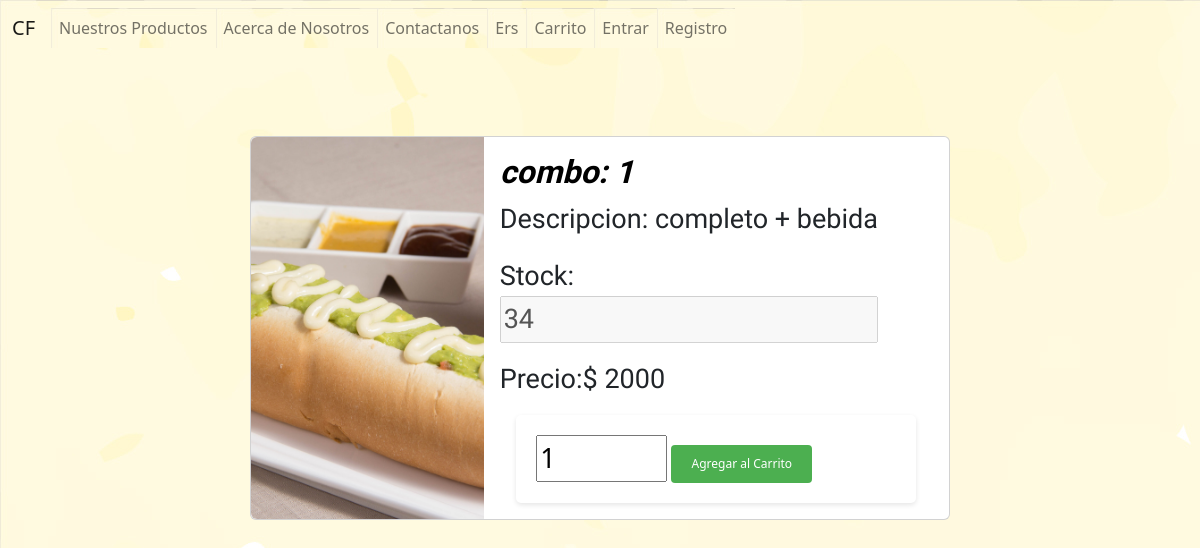
Screenshot of /personas/detalle/1 with the database file from the repository.
### personas/models.py (models this page shows)
class Combo(Model):
    id_combo = AutoField(primary_key=True)
    precio = IntegerField(null=False,blank=False)
    stock = IntegerField(null=False,blank=False)
    foto = CharField(max_length=100,null=False,blank=False)
    descripcion = CharField(max_length=100,null=False,blank=False)

### personas/views.py (the view, shortened to what this page needs)
# urls.py: path('detalle/<int:producto_id>',views.detalle, name='detalle'),
def detalle(request,producto_id):
    consulta_productos=Combo.objects.all()
    for producto in consulta_productos:
            if producto.id_combo==producto_id:
                context={"producto":producto,"consulta_productos":consulta_productos}
                break
    return render(request,'html/detalleProd.html',context)

### personas/templates/html/detalleProd.html (shortened to what this page needs)
{% extends 'html/navbarPadre.html'%}
{%block content%}
{% load static %}
<div class="container" style="display:flex;justify-content: center; padding-top: 80px;">
    <div class="card mb-3" style="max-width: 700px;">
      <div class="row g-0">
        <div class="col-md-4" style="position: relative; height: 100%;">
            <img src="{%static 'img/'%}{{producto.foto}}" class="img-fluid rounded-start" alt="..." style="object-fit: cover; height: 100%; width: 100%;">
        </div>
        <div class="col-md-8">
          <div class="card-body">
            <h5 class="card-title" style="font-size: 32px;">Combo: {{producto.id_combo}}</h5>
            <p class="card-text" style="font-size: 27px;">Descripcion: {{producto.descripcion}}</p>
            <p class="card-text" style="font-size: 27px;">Stock: <input type="number" name="" id="" value="{{producto.stock}}" disabled></p>
            <p class="card-text" style="font-size: 27px;">Precio:$ {{producto.precio}}</p>
            <form action="" method="post">
              <input type="number" name="cantidad" id="cantidad" min="1" max={{producto.stock}} style="font-size: 27px;" value="1">
              <input type="submit" name="opc" value="Agregar al Carrito" style="font-size: 12px;">
            </form>
          </div>
        </div>
      </div>
    </div>
  </div>
{% endblock%}

### static/estilos/Styles.css (style rules this page uses)
h5 { color: #656172; font-weight: normal; font-size: 20px; font-family: Arial; text-transform: lowercase; }
body { background-image: url(../img/fondo.jpg) !important; background-attachment: fixed; background-repeat: no-repeat; }
body { font-family: Arial, sans-serif; background-color: #f2f2f2; }
form { max-width: 400px; margin: 0 auto; background-color: #fff; padding: 20px; border-radius: 5px; box-shadow: 0 2px 5px rgba(0, 0, 0, 0.1); }
input[type="submit"] { background-color: #4caf50; color: #fff; border: none; padding: 10px 20px; cursor: pointer; border-radius: 4px; }
p { font-family: 'Akaya Kanadaka', cursive; font-size: 40px; }
.card { background-color: #ffffff10; backdrop-filter: blur(18px); -webkit-backdrop-filter: blur(18px); }
.card-title { font-family: 'Tilt Prism', cursive; font-size: 30px; font-weight: bold; color: black; font-style: oblique; }

### rows the page displays
Combo: foto (picture), id_combo "1", descripcion "completo + bebida", stock "34", precio "2000"
